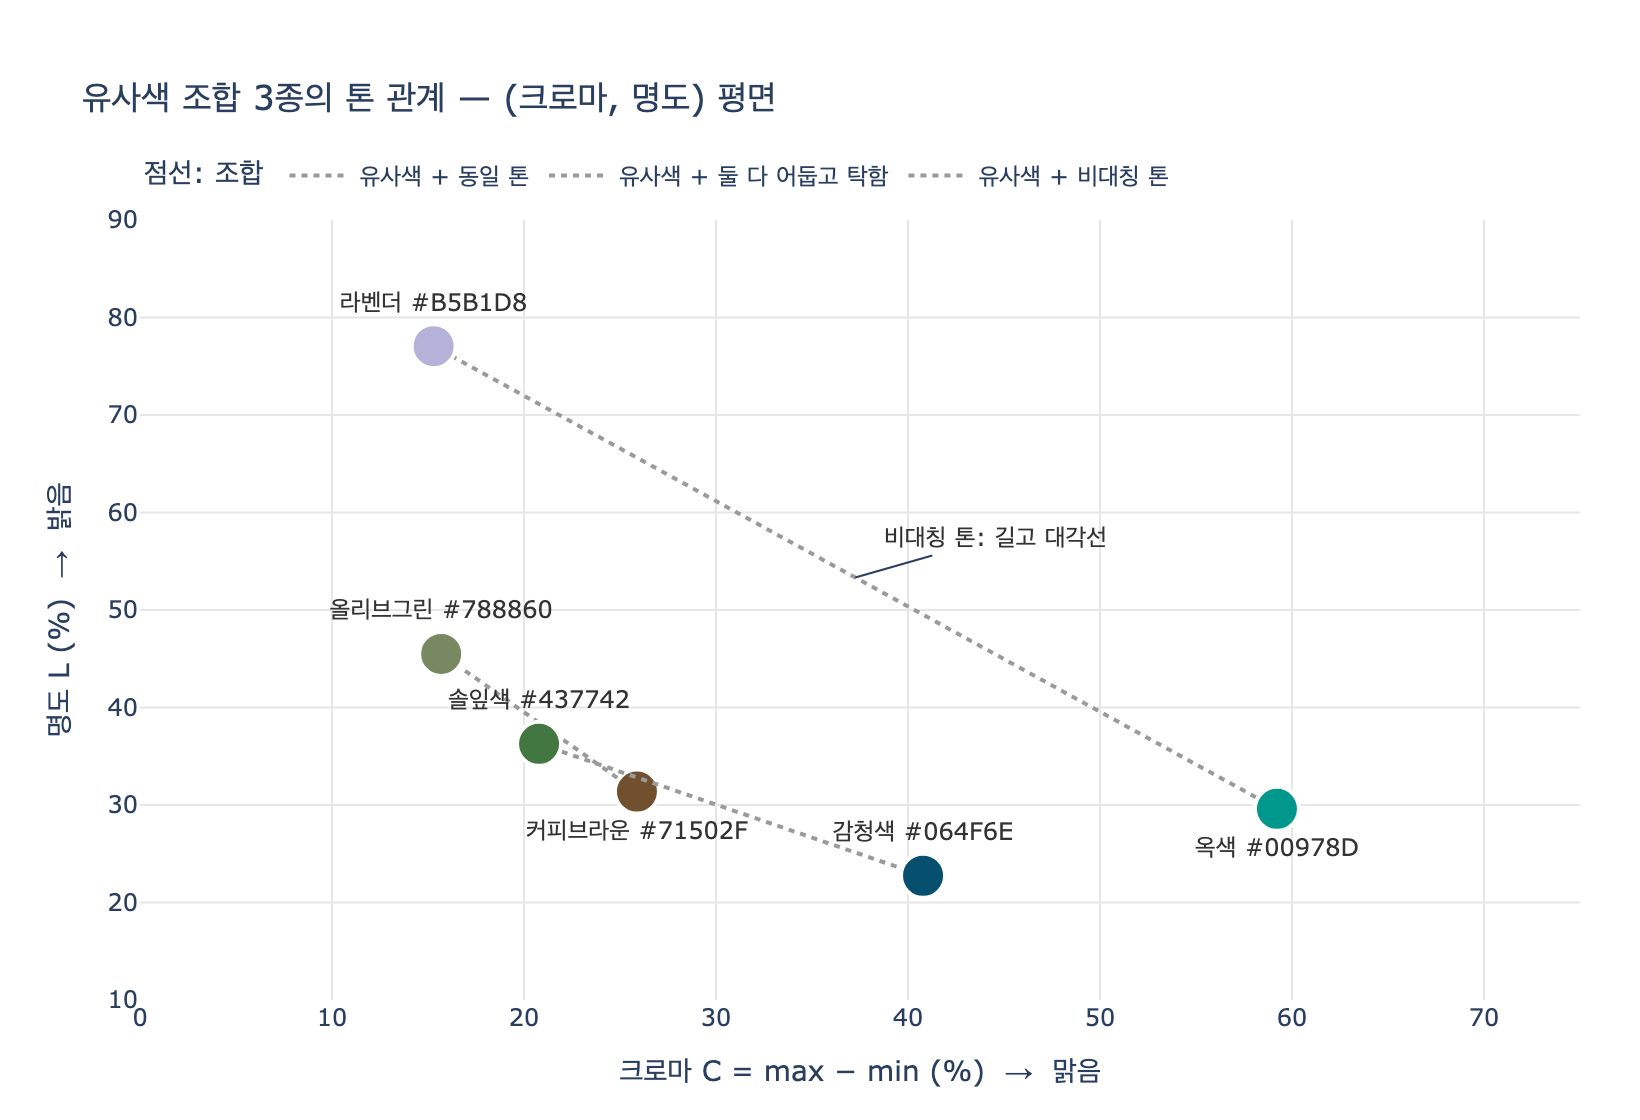

The Python source for this figure:
# %% [markdown]
# # 옥색 & 라벤더 — "유사색 + 비대칭 톤"을 숫자로 확인하기
#
# 영상(13:08–14:01)의 설명:
#
# > 둘 다 차가운 계열의 **유사색** 위치에 있지만, 한쪽은 **밝고 탁한** 쪽, 다른 쪽은
# > 상대적으로 **어둡고 맑은** 쪽으로 **비대칭적인 톤**이 각자의 위계를 만들고,
# > 그것이 익숙함과 낯섦이 공존하는 중간 단계의 매력을 만든다.
#
# 이 문장을 세 부분으로 나눠 확인한다.
#
# 1. **유사색**: 색상각 $H$ 가 한색 영역(청록~보라)에서 비교적 가깝다.
# 2. **비대칭 톤**: 명도 $L$ 과 채도(크로마)가 두 색에서 **서로 반대 방향**으로 벌어져 있다.
# 3. 같은 "유사색"이라도 톤이 **동일**한 조합(커피브라운·올리브그린)이나
#    **둘 다 어둡고 탁한** 조합(솔잎·감청)과는 다른 유형이다.
#
# 표준 라이브러리 `colorsys` + `plotly` 만 사용한다.

# %%
import colorsys

import plotly.graph_objects as go


def _show(fig):
    try:
        from IPython import get_ipython
        if get_ipython() is not None:
            fig.show()
    except ImportError:
        pass


def hex_to_rgb(hex_code: str) -> tuple[float, float, float]:
    """'#RRGGBB' -> (r, g, b) 각 0.0~1.0"""
    h = hex_code.lstrip("#")
    return tuple(int(h[i:i + 2], 16) / 255 for i in (0, 2, 4))


def analyze(hex_code: str) -> dict:
    """HSL(colorsys) + 크로마 C = max - min 을 함께 계산"""
    r, g, b = hex_to_rgb(hex_code)
    h, l, s = colorsys.rgb_to_hls(r, g, b)  # colorsys 는 (H, L, S) 순서!
    return {
        "hex": hex_code,
        "H": h * 360,          # 색상각 (도)
        "S": s * 100,          # HSL 채도 (%)
        "L": l * 100,          # HSL 명도 (%)
        "C": (max(r, g, b) - min(r, g, b)) * 100,  # 크로마 (%)
    }


# %% [markdown]
# ## 1. 옥색과 라벤더의 HSL
#
# colorsys 의 HSL 정의:
#
# $$L = \frac{\max + \min}{2}, \qquad C = \max - \min, \qquad S_{HSL} = \frac{C}{1 - |2L - 1|}$$
#
# ($\max,\min$ 은 R, G, B 중 최댓값·최솟값, 모두 0~1)
#
# 색상각은 0°=빨강, 120°=초록, 240°=파랑. 대략 **150°~300°** 구간이 청록·파랑·보라의 **한색 영역**이다.

# %%
JADE = analyze("#00978D")      # 옥색 Benzol Green
LAVENDER = analyze("#B5B1D8")  # 라벤더 Grayish Lavender

print(f"{'색':<6}{'HEX':<10}{'H(°)':>8}{'S(%)':>8}{'L(%)':>8}{'C(%)':>8}")
for name, c in (("옥색", JADE), ("라벤더", LAVENDER)):
    print(f"{name:<6}{c['hex']:<10}{c['H']:8.1f}{c['S']:8.1f}{c['L']:8.1f}{c['C']:8.1f}")

dH = abs(JADE["H"] - LAVENDER["H"])
dH = min(dH, 360 - dH)  # 색상환에서 짧은 쪽 각도
print()
print(f"색상각 차이 ΔH = {dH:.1f}°  (보색이면 180°, 유사색은 대체로 90° 이내)")
print(f"둘 다 한색 영역(150°~300°)에 있음: {150 <= JADE['H'] <= 300 and 150 <= LAVENDER['H'] <= 300}")
print()
print(f"명도 L : 옥색 {JADE['L']:.0f}%  <  라벤더 {LAVENDER['L']:.0f}%   → 라벤더가 밝고, 옥색이 어둡다")
print(f"크로마 C: 옥색 {JADE['C']:.0f}%  >  라벤더 {LAVENDER['C']:.0f}%   → 옥색이 맑고(선명), 라벤더가 탁하다(회색기)")
print("→ 명도와 채도가 서로 반대 방향으로 벌어진 '비대칭 톤'")
# 출력:
# 색     HEX           H(°)    S(%)    L(%)    C(%)
# 옥색    #00978D      176.0   100.0    29.6    59.2
# 라벤더   #B5B1D8      246.2    33.3    77.1    15.3
#
# 색상각 차이 ΔH = 70.1°  (보색이면 180°, 유사색은 대체로 90° 이내)
# 둘 다 한색 영역(150°~300°)에 있음: True
#
# 명도 L : 옥색 30%  <  라벤더 77%   → 라벤더가 밝고, 옥색이 어둡다
# 크로마 C: 옥색 59%  >  라벤더 15%   → 옥색이 맑고(선명), 라벤더가 탁하다(회색기)
# → 명도와 채도가 서로 반대 방향으로 벌어진 '비대칭 톤'

# %% [markdown]
# **왜 채도를 $S_{HSL}$ 대신 크로마 $C$ 로 보는가?**
#
# $S_{HSL} = C / (1 - |2L-1|)$ 는 분모가 $L$ 에 따라 작아지므로, 매우 어둡거나 밝은 색은
# 실제 색기(色氣)가 약해도 $S$ 가 부풀려진다. 예컨대 감청색 `#064F6E` 는 $S_{HSL} \approx 90\%$ 지만
# 눈으로는 탁한 남색이다. "맑다/탁하다"는 인상은 **크로마 $C = \max - \min$** 가 더 잘 대변한다.
#
# ## 2. 세 유형의 유사색 조합 비교
#
# | 유형 | 조합 | 영상의 설명 |
# |---|---|---|
# | 유사색 + **동일 톤** | 커피브라운 `#71502F` · 올리브그린 `#788860` | 경계와 오브제가 자연스럽게 연결, 감정 진폭 억제 |
# | 유사색 + **둘 다 어둡고 탁함** | 솔잎색 `#437742` · 감청색 `#064F6E` | 무게감, 수축, 사람 없는 자연 |
# | 유사색 + **비대칭 톤** | 옥색 `#00978D` · 라벤더 `#B5B1D8` | 위계가 생겨 익숙함과 낯섦이 공존 |

# %%
PAIRS = {
    "유사색 + 동일 톤": (("커피브라운", "#71502F"), ("올리브그린", "#788860")),
    "유사색 + 둘 다 어둡고 탁함": (("솔잎색", "#437742"), ("감청색", "#064F6E")),
    "유사색 + 비대칭 톤": (("옥색", "#00978D"), ("라벤더", "#B5B1D8")),
}


def classify(a: dict, b: dict) -> str:
    """단순 규칙(예시용 임계값)으로 톤 관계를 분류"""
    mean_L = (a["L"] + b["L"]) / 2
    mean_C = (a["C"] + b["C"]) / 2
    dL, dC = abs(a["L"] - b["L"]), abs(a["C"] - b["C"])
    if mean_L < 35 and mean_C < 35:
        return "둘 다 어둡고 탁함"
    if dL < 20 and dC < 20:
        return "동일 톤"
    return "비대칭 톤"


print(f"{'조합':<28}{'ΔH(°)':>7}{'ΔL(%)':>8}{'ΔC(%)':>8}  판정")
for label, ((n1, h1), (n2, h2)) in PAIRS.items():
    a, b = analyze(h1), analyze(h2)
    dH = abs(a["H"] - b["H"])
    dH = min(dH, 360 - dH)
    print(
        f"{n1 + '·' + n2:<28}{dH:7.1f}{abs(a['L'] - b['L']):8.1f}{abs(a['C'] - b['C']):8.1f}"
        f"  {classify(a, b)}"
    )
    for n, c in ((n1, a), (n2, b)):
        print(f"    {n:<8}{c['hex']}  H={c['H']:6.1f}  L={c['L']:5.1f}  C={c['C']:5.1f}")
# 출력:
# 조합                            ΔH(°)   ΔL(%)   ΔC(%)  판정
# 커피브라운·올리브그린                    54.0    14.1    10.2  동일 톤
#     커피브라운   #71502F  H=  30.0  L= 31.4  C= 25.9
#     올리브그린   #788860  H=  84.0  L= 45.5  C= 15.7
# 솔잎색·감청색                        79.0    13.5    20.0  둘 다 어둡고 탁함
#     솔잎색     #437742  H= 118.9  L= 36.3  C= 20.8
#     감청색     #064F6E  H= 197.9  L= 22.7  C= 40.8
# 옥색·라벤더                         70.1    47.5    43.9  비대칭 톤
#     옥색      #00978D  H= 176.0  L= 29.6  C= 59.2
#     라벤더     #B5B1D8  H= 246.2  L= 77.1  C= 15.3

# %% [markdown]
# 세 조합 모두 $\Delta H$ 는 54°~79° 로 비슷한 "유사색" 거리다. 차이는 **톤**에서 난다.
#
# - 커피·올리브: $\Delta L$, $\Delta C$ 모두 작다 → 톤이 같아 한 덩어리로 읽힌다.
# - 솔잎·감청: 두 색 모두 명도·크로마가 낮은 구석에 모여 있다 → 무겁고 탁하다.
# - 옥색·라벤더: $\Delta L \approx 48$, $\Delta C \approx 44$ 로 크고, 방향이 반대다
#   (밝아질수록 탁해지고, 어두워질수록 맑아진다) → 한 색이 "빛/공기", 다른 색이 "형태/무게"의 역할을
#   맡는 **위계**가 생긴다. 영상은 이것을 익숙함(유사색)과 낯섦(비대칭 톤)이 공존하는 매력의 원인으로 본다.
#
# ## 3. (크로마, 명도) 평면에서 세 조합을 선으로 잇기

# %%
# 라벨이 다른 마커와 겹치지 않도록 위치를 개별 지정 (기본: 첫 색 아래, 둘째 색 위)
LABEL_POS = {"솔잎색": "top center", "커피브라운": "bottom center"}

fig = go.Figure()

for label, ((n1, h1), (n2, h2)) in PAIRS.items():
    a, b = analyze(h1), analyze(h2)
    # 두 색을 잇는 선: 길이·기울기가 곧 톤 관계
    fig.add_trace(go.Scatter(
        x=[a["C"], b["C"]], y=[a["L"], b["L"]],
        mode="lines", name=label,
        line=dict(color="#9A9A9A", width=2, dash="dot"),
        hoverinfo="skip",
    ))
    # 실제 HEX 로 채운 마커 + 직접 라벨
    fig.add_trace(go.Scatter(
        x=[a["C"], b["C"]], y=[a["L"], b["L"]],
        mode="markers+text", showlegend=False,
        marker=dict(size=22, color=[h1, h2], line=dict(color="white", width=2)),
        text=[f"{n1} {h1}", f"{n2} {h2}"],
        textposition=[LABEL_POS.get(n1, "bottom center"), LABEL_POS.get(n2, "top center")],
        textfont=dict(size=12, color="#333333"),
        hovertemplate="%{text}<br>크로마 C=%{x:.1f}%<br>명도 L=%{y:.1f}%<extra></extra>",
    ))

# 옥색·라벤더 선 중앙에 설명 주석
fig.add_annotation(
    x=(JADE["C"] + LAVENDER["C"]) / 2, y=(JADE["L"] + LAVENDER["L"]) / 2,
    text="비대칭 톤: 길고 대각선", showarrow=True, arrowhead=0, ax=70, ay=-20,
    font=dict(size=12, color="#333333"),
)

fig.update_layout(
    title="유사색 조합 3종의 톤 관계 — (크로마, 명도) 평면",
    xaxis=dict(title="크로마 C = max − min (%)  →  맑음", range=[0, 75],
               gridcolor="#E6E6E6", zeroline=False),
    yaxis=dict(title="명도 L (%)  →  밝음", range=[10, 90],
               gridcolor="#E6E6E6", zeroline=False),
    plot_bgcolor="white", paper_bgcolor="white",
    legend=dict(orientation="h", yanchor="bottom", y=1.02, xanchor="left", x=0,
                title="점선: 조합"),
    width=820, height=560, margin=dict(l=70, r=30, t=110, b=60),
)

_show(fig)
fig.write_image("expy.png", scale=2)
print("expy.png 저장 완료")
# 출력:
# expy.png 저장 완료

# %% [markdown]
# 그림 읽기:
#
# - **옥색 → 라벤더** 선은 오른쪽 아래(맑고 어두움)에서 왼쪽 위(탁하고 밝음)로 **길게 대각선**을 그린다.
#   두 색이 톤 평면의 반대편에 있어 명확한 위계가 생긴다.
# - **커피브라운 → 올리브그린** 선은 짧다. 톤이 거의 같아 한 색의 두 그늘처럼 읽힌다.
# - **솔잎색 → 감청색** 선은 왼쪽 아래(어둡고 탁한 구석)에서 짧게 머문다. 둘이 함께 가라앉는다.
#
# 정리: 옥색과 라벤더는 **색상(H)은 가까워 익숙하지만**, **톤(L, C)은 반대로 벌어져 낯설다**.
# 이 "익숙함 + 낯섦"의 동시 성립이 영상이 말하는 중간 단계의 매력이다.
